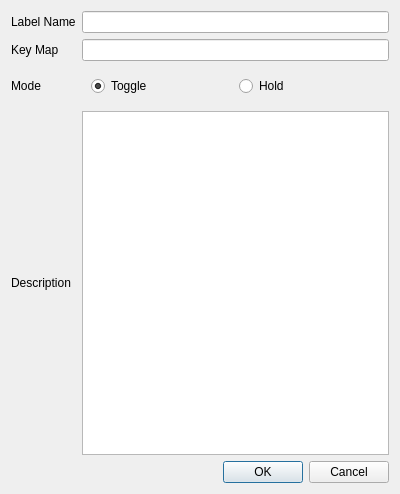
<?xml version="1.0" encoding="UTF-8"?>
<ui version="4.0">
 <class>dialogAddKey</class>
 <widget class="QDialog" name="dialogAddKey">
  <property name="geometry">
   <rect>
    <x>0</x>
    <y>0</y>
    <width>400</width>
    <height>494</height>
   </rect>
  </property>
  <property name="minimumSize">
   <size>
    <width>400</width>
    <height>494</height>
   </size>
  </property>
  <property name="maximumSize">
   <size>
    <width>400</width>
    <height>494</height>
   </size>
  </property>
  <property name="windowTitle">
   <string>Add / Modify Key Mapping</string>
  </property>
  <layout class="QGridLayout" name="gridLayout">
   <item row="0" column="0">
    <widget class="QLabel" name="labelName">
     <property name="text">
      <string>Label Name</string>
     </property>
    </widget>
   </item>
   <item row="0" column="1">
    <widget class="QLineEdit" name="editName"/>
   </item>
   <item row="1" column="0">
    <widget class="QLabel" name="labelKey">
     <property name="text">
      <string>Key Map</string>
     </property>
    </widget>
   </item>
   <item row="1" column="1">
    <widget class="QLineEdit" name="editKeyMap"/>
   </item>
   <item row="2" column="0">
    <widget class="QLabel" name="labelMode">
     <property name="text">
      <string>Mode</string>
     </property>
    </widget>
   </item>
   <item row="2" column="1">
    <widget class="QWidget" name="widgetRadioGroup" native="true">
     <layout class="QHBoxLayout" name="horizontalLayout">
      <item>
       <widget class="QRadioButton" name="radioToggle">
        <property name="text">
         <string>Toggle</string>
        </property>
        <property name="checked">
         <bool>true</bool>
        </property>
       </widget>
      </item>
      <item>
       <widget class="QRadioButton" name="radioHold">
        <property name="text">
         <string>Hold</string>
        </property>
       </widget>
      </item>
     </layout>
    </widget>
   </item>
   <item row="3" column="0">
    <widget class="QLabel" name="labelDescription">
     <property name="text">
      <string>Description</string>
     </property>
    </widget>
   </item>
   <item row="3" column="1">
    <widget class="QTextEdit" name="editDescription"/>
   </item>
   <item row="4" column="0" colspan="2">
    <widget class="QDialogButtonBox" name="buttonBox">
     <property name="orientation">
      <enum>Qt::Horizontal</enum>
     </property>
     <property name="standardButtons">
      <set>QDialogButtonBox::Cancel|QDialogButtonBox::Ok</set>
     </property>
    </widget>
   </item>
  </layout>
 </widget>
 <resources/>
 <connections>
  <connection>
   <sender>buttonBox</sender>
   <signal>accepted()</signal>
   <receiver>dialogAddKey</receiver>
   <slot>accept()</slot>
   <hints>
    <hint type="sourcelabel">
     <x>248</x>
     <y>254</y>
    </hint>
    <hint type="destinationlabel">
     <x>157</x>
     <y>274</y>
    </hint>
   </hints>
  </connection>
  <connection>
   <sender>buttonBox</sender>
   <signal>rejected()</signal>
   <receiver>dialogAddKey</receiver>
   <slot>reject()</slot>
   <hints>
    <hint type="sourcelabel">
     <x>316</x>
     <y>260</y>
    </hint>
    <hint type="destinationlabel">
     <x>286</x>
     <y>274</y>
    </hint>
   </hints>
  </connection>
 </connections>
</ui>
